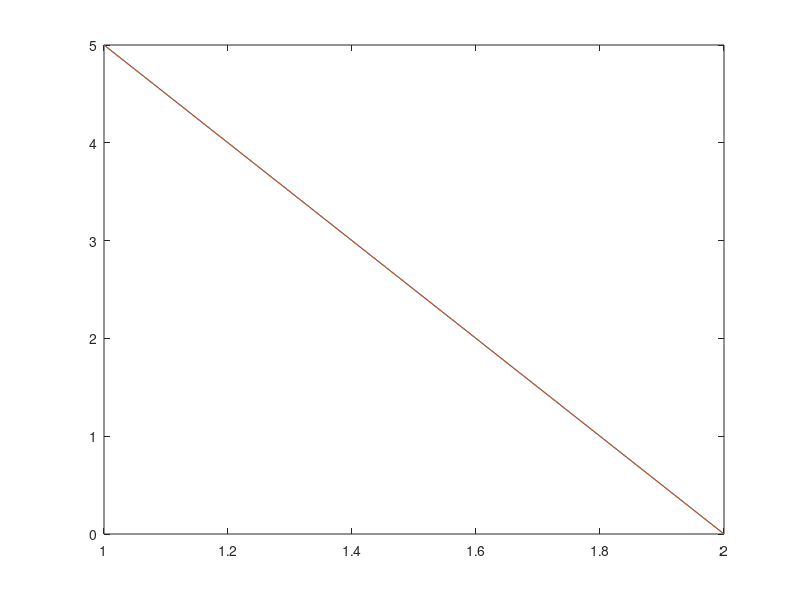

The MATLAB script that drew this image:
clc
close all
clear all
l=input('Enter length of rod:');
le=input('Enter Element Lenght:');
n=(l/le)+1;
tend=input('Enter end time:');
ts=input('Enter  time steps:');
tn=(tend/ts)+1;
q1=input('Enter input flux:');
q2=input('Enter Output flux:');
t0=input('Enter initial Temp :');
k=input('Enter conductivity:');
a=k*ts/(le*le)/2
q1s=q1*le/k
q2s=q2*le/k
u=zeros(n,tn);
ud=zeros(n,tn-1);
for i=2:1:n-1
    u(i,1)=t0;
end
for j=2:1:tn
    
        u(1,j-1)=u(2,j-1)+q1s;
        u(n,j-1)=u(n-1,j-1)-q2s;
        for i=2:1:n-1
        ud(i,j-1)=a*u(i+1,j-1)+(1-2*a)*u(i,j-1)+a*u(i-1,j-1);
        end
        ud(1,j-1)=ud(2,j-1)+q1s;
        ud(n,j-1)=ud(n-1,j-1)-q2s;
        for i=2:1:n-1
       u(i,j)=a*ud(i+1,j-1)+(1-2*a)*ud(i,j-1)+ a*ud(i-1,j-1);
        end
          
end
u(1,tn)=u(2,tn)+q1s;
u(n,tn)=u(n-1,tn)-q2s;


for j=1:1:tn
    fprintf('Step %d',j);
        u(:,j)
end
for j=1:1:tn-1
    fprintf('Intertep %d',j);
        ud(:,j)
end
for j=1:1:tn
    N=1:1:n;
    plot(N,u(:,j));
    hold on;
end


        
        
        
    